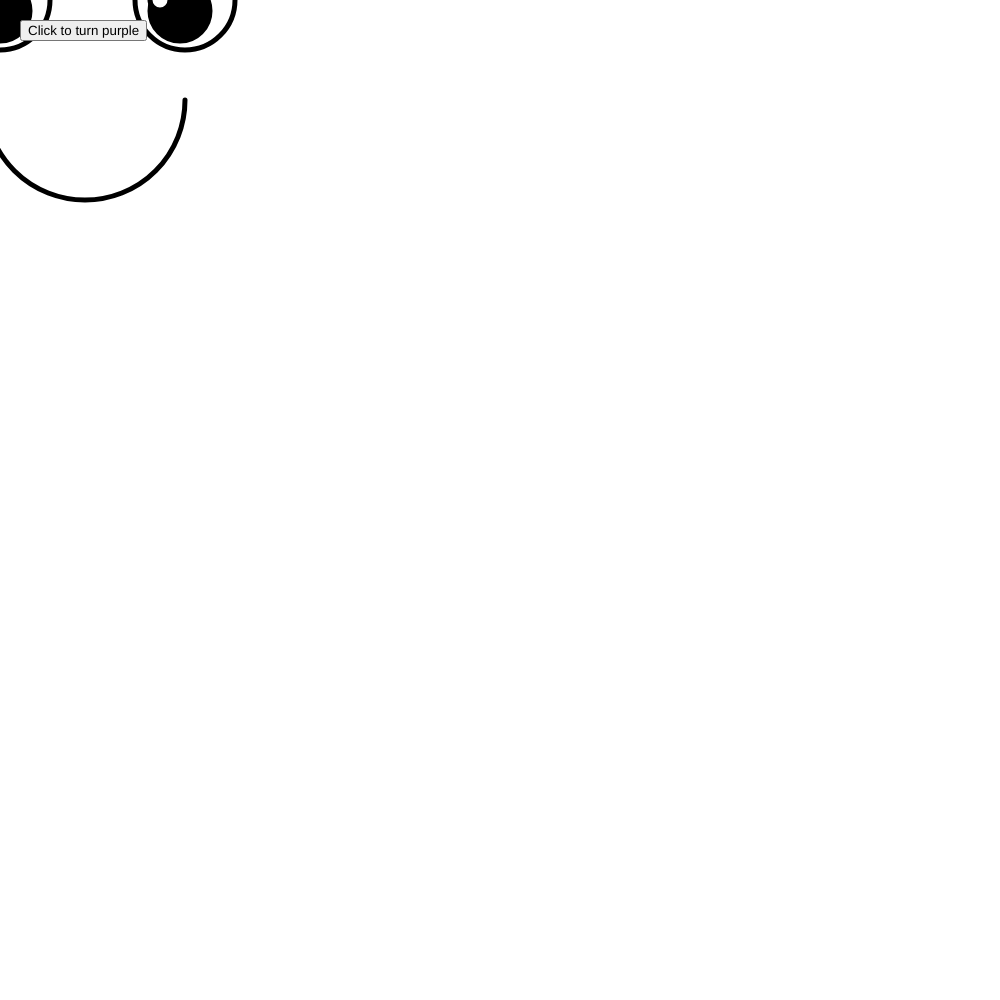
Frame 1 (no input)
Frame 60 (no input): identical to frame 1, image omitted
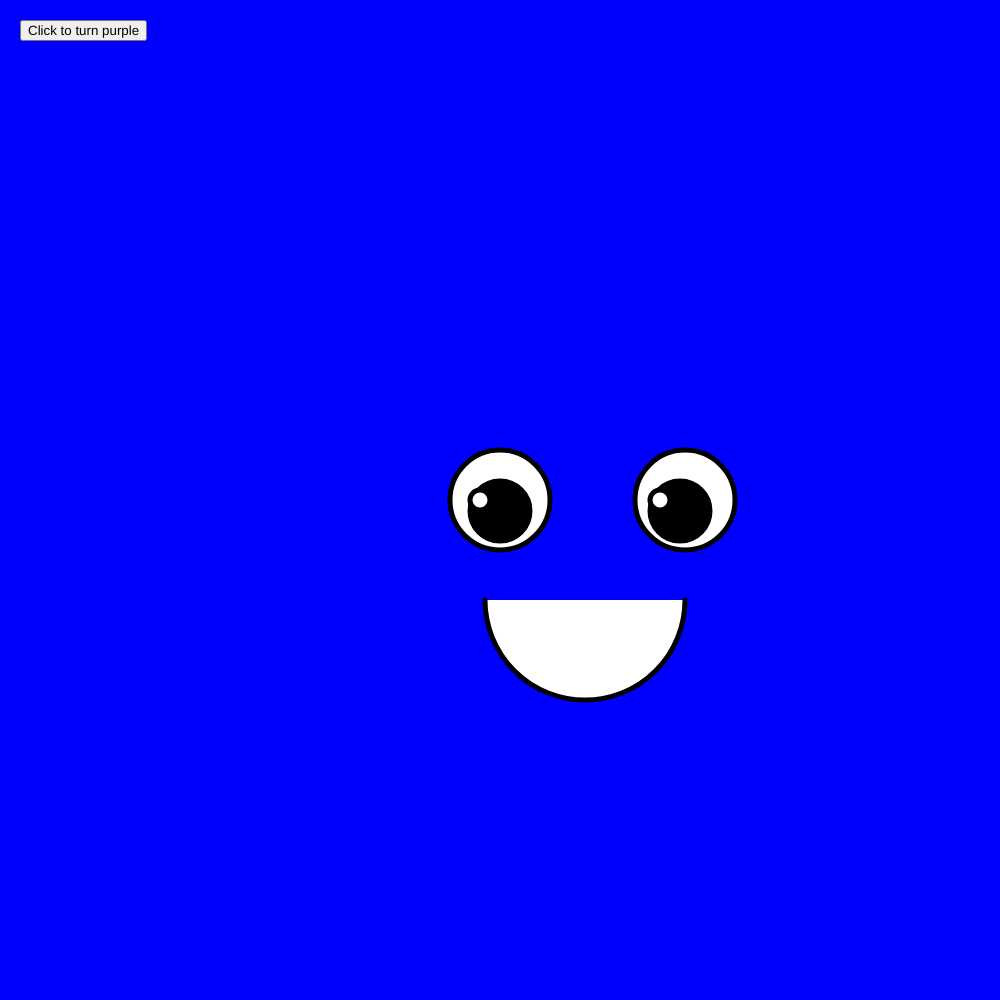
Frame 120 (the mouse pressed at the canvas centre since frame 60)

The p5.js sketch that drew these frames (run headless with seeded random() and noise() and a simulated clock; from frame 60 on, the mouse is pressed at the canvas centre):

// p5.js sketch
// ── sketch.js
//These variables area availbale to use througout our entire program.
var pointX = 0;
var pointY= 0;
  // for nose

var Xeye = 150;
var Yeye = 150;
  // x and y coordinates for eyes


var FaceColor = "blue";
// changing blue to the difference color

var colorButton;
// no defining because p5.js already has it in the library







function setup() {
  // put setup code here
createCanvas(1000,1000);


  // choosing point as the center of my screen
  pointX = width/2;
  pointY= width/2;

  // this establishes this will always be the center point.
  // console.log("pointX"+pointY+"pointY"+pointY);


var message = "hello";
// Scope can be very frustrating. once you declare a variable.
// when you decalrea  avaribale in the setup : the Scope of this variable is only available inside the setup function.
  // if used in the draw, or any other function, you will receive on error
    // at the top you create the varible, and you can change it as you go. But you have to be consistent as to where you change it (in declared function).

  console.log(message);

  colorButton = createButton("Click to turn purple"); // in parenthesis put message that corresponds to the message you want to appear on that button
// Color.button is in the setup because the button is permanent = where as draw would constantly refresh the loop
  colorButton.position(20,20);
  // to move button around the screen
  colorButton.mousePressed(function(){ // in order to make the button function
    FaceColor = "purple";
  });
    // a bug: the functions at the bottom dont allow this function to work.

}







function draw() {
  // put drawing code here

    Xeye = mouseX;
    Yeye = mouseY;

//console.log(message); -----> // message not defined. when you decalre a variable in setup, the computer will execute that function and once its fullfilled then it's done.
  // its only in the setup scope.

var drawMessage = "This messagve is in the draw loop";
console.log(drawMessage);
//it matters based of of usage. if u need it in the entire program = setup
  //for specific variable, u can use it only on the draw.

  background(FaceColor);

  // Use if statement to change background colorButton

  if(mouseX < width/2){
    //do something
    console.log("left hand side");
    background("white");
  }

  if(mouseX > width/2){
    console.log("right hand side");
    background("yellow")
  }

  strokeWeight(5);

//change througout the session you are going to nesd a variable in orderto change color.


  fill(255, 255, 255);
  ellipse(Xeye,Yeye,100,100);//left eye
  ellipse(Xeye+185,Yeye,100,100);//right eye


  fill(0,0,0);
  ellipse(Xeye,Yeye+11,60,60);// left pupil
  ellipse(Xeye+180,Yeye+11,60,60);// right pupil

  fill(255,255,255);
  ellipse(Xeye-20,Yeye,20,20);
  ellipse(Xeye+160,Yeye,20,20);


  arc(Xeye+85,Yeye+100,200,200,0,PI);


}// end of draw



function mousePressed(){
  //FaceColor = "red";
}

function mouseReleased(){
  //FaceColor = "blue";
}

function keyPressed(){

console.log("key");
console.log("keyCode"+"keyCode");
  // Key 2 is "49".

// conditional: if condition equals true, then do what is inside curly braces.
  // == means one side equals the other.
    //== is comparing, = is declaring
  if(key == "w"){
    //what you want to happen goes here
    FaceColor = "white";
  }

  if(key == "r"){
    FaceColor = "red";

  }

}// end of keyPressed
